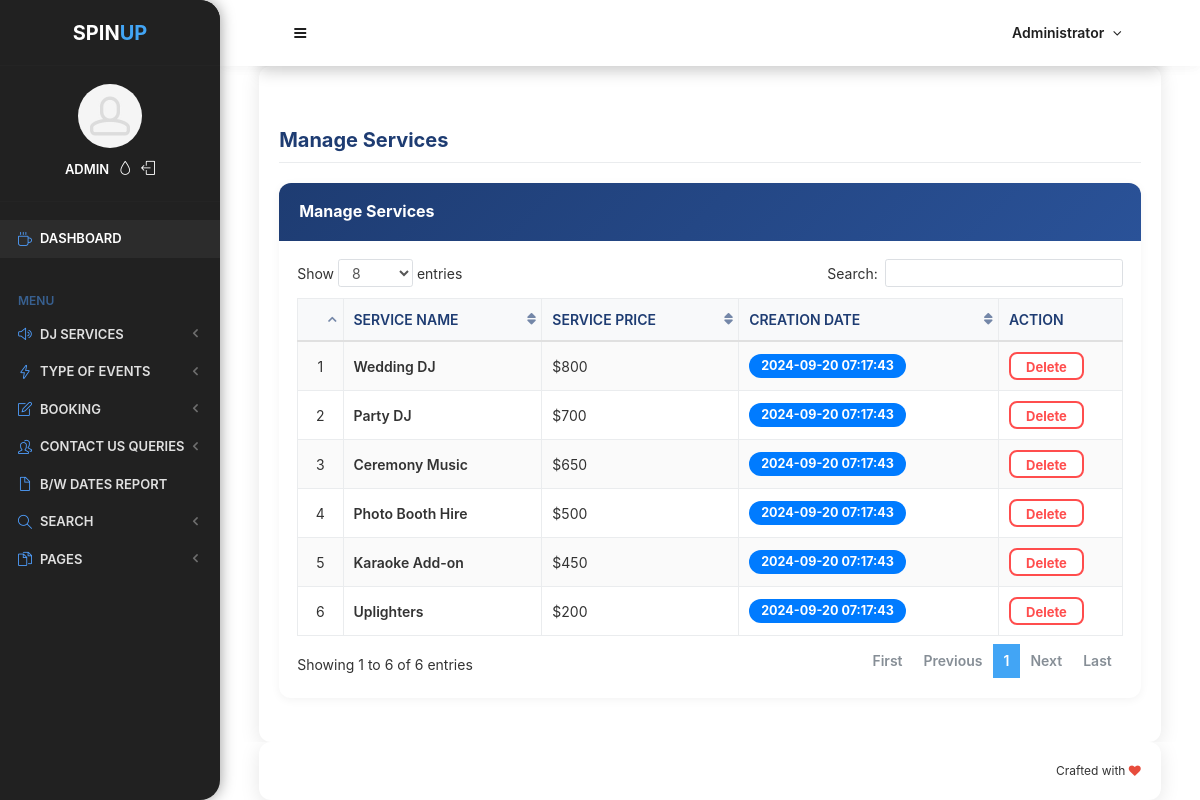
Screenshot of /odms/admin/manage-services.php (signed in) with the database file from the repository.
### tables this page shows
CREATE TABLE `tblservice` (
  `ID` int(10) NOT NULL,
  `ServiceName` varchar(200) DEFAULT NULL,
  `SerDes` varchar(250) NOT NULL,
  `ServicePrice` varchar(200) DEFAULT NULL,
  `CreationDate` timestamp NULL DEFAULT current_timestamp()
);

### odms/admin/manage-services.php (the view, shortened to what this page needs)
<?php
if (strlen($_SESSION['odmsaid'] == 0)) {
    header('location:logout.php');
} else {
?>
    <!doctype html>
    <html lang="en" class="no-focus">
    <head>
        <link rel="stylesheet" href="assets/js/plugins/datatables/dataTables.bootstrap4.min.css">
        <link rel="stylesheet" id="css-main" href="assets/css/codebase.min.css">
    </head>
    <body>
        <div id="page-container" class="sidebar-o sidebar-inverse side-scroll page-header-fixed main-content-narrow">
            <?php include_once('includes/sidebar.php'); ?>
            <?php include_once('includes/header.php'); ?>
            <main id="main-container">
                <div class="content">
                    <h2 class="content-heading">Manage Services</h2>
                    <div class="block">
                        <div class="block-header block-header-default">
                            <h3 class="block-title">Manage Services</h3>
                        </div>
                        <div class="block-content block-content-full">
                            <table class="table table-bordered table-striped table-vcenter js-dataTable-full-pagination">
                                <thead>
                                    <tr>
                                        <th class="text-center"></th>
                                        <th>Service Name</th>
                                        <th class="d-none d-sm-table-cell">Service Price</th>
                                        <th class="d-none d-sm-table-cell">Creation Date</th>
                                        <th class="d-none d-sm-table-cell" style="width: 15%;">Action</th>
                                    </tr>
                                </thead>
                                <tbody>
                                    <?php
                                    $sql = "SELECT * from tblservice";
                                    $query = $dbh->prepare($sql);
                                    $query->execute();
                                    $results = $query->fetchAll(PDO::FETCH_OBJ);
                                    $cnt = 1;
                                    if ($query->rowCount() > 0) {
                                        foreach ($results as $row) { ?>
                                            <tr>
                                                <td class="text-center"><?php echo htmlentities($cnt); ?></td>
                                                <td class="font-w600"><?php echo htmlentities($row->ServiceName); ?></td>
                                                <td class="d-none d-sm-table-cell">$<?php echo htmlentities($row->ServicePrice); ?></td>
                                                <td class="d-none d-sm-table-cell">
                                                    <span class="badge badge-primary"><?php echo htmlentities($row->CreationDate); ?></span>
                                                </td>
                                                <td class="d-none d-sm-table-cell">
                                                    <a href="manage-services.php?delid=<?php echo ($row->ID); ?>" onclick="return confirm('Do you really want to Delete ?');" class="btn btn-danger btn-sm">Delete</a>
                                                </td>
                                            </tr>
                                    <?php $cnt = $cnt + 1;
                                        }
                                    } ?>
                                </tbody>
                            </table>
                        </div>
                    </div>
                </div>
            </main>
            <?php include_once('includes/footer.php'); ?>
        </div>
    </body>
    </html>
<?php } ?>

### odms/admin/includes/header.php (shortened to what this page needs)
<?php
include('includes/dbconnection.php');
if (strlen($_SESSION['odmsaid']) == 0) {
    header('location:logout.php');
} else {
?>
    <header id="page-header">
        <div class="content-header" style="background-color: #1a1f2e; box-shadow: 0 0.5rem 1rem rgba(0,0,0,.15);">
            <div class="content-header-section">
                <button type="button" class="btn btn-circle btn-dual-secondary" data-toggle="layout" data-action="sidebar_toggle">
                </button>
            </div>
            <div class="content-header-section">
                <div class="btn-group" role="group">
                    <?php
                    $aid = $_SESSION['odmsaid'];
                    $sql = "SELECT AdminName from tbladmin where ID=:aid";
                    $query = $dbh->prepare($sql);
                    $query->bindParam(':aid', $aid, PDO::PARAM_STR);
                    $query->execute();
                    $results = $query->fetchAll(PDO::FETCH_OBJ);
                    if ($query->rowCount() > 0) {
                        foreach ($results as $row) {
                    ?>
                            <button type="button" class="btn btn-rounded btn-dual-secondary" id="page-header-user-dropdown" data-toggle="dropdown" aria-haspopup="true" aria-expanded="false" style="color: #e0e0e0; transition: all 0.3s ease;" onmouseover="this.style.transform='scale(1.05)'; this.style.backgroundColor='#252b3b';" onmouseout="this.style.transform='scale(1)'; this.style.backgroundColor='';">
                                <span class="d-none d-sm-inline-block"><?php echo $row->AdminName; ?></span>
                            </button>
                    <?php $cnt = $cnt + 1;
                        }
                    } ?>
                </div>
            </div>
        </div>
    </header>
<?php } ?>
<header id="page-header">
    <div class="content-header">
        <div class="content-header-section">
            <button type="button" class="btn btn-circle btn-dual-secondary" data-toggle="layout" data-action="sidebar_toggle">
                <i class="fa fa-navicon"></i>
            </button>
        </div>
        <div class="content-header-section">
            <div class="btn-group" role="group">
                <?php
                $aid = $_SESSION['odmsaid'];
                $sql = "SELECT AdminName from  tbladmin where ID=:aid";
                $query = $dbh->prepare($sql);
                $query->bindParam(':aid', $aid, PDO::PARAM_STR);
                $query->execute();
                $results = $query->fetchAll(PDO::FETCH_OBJ);
                if ($query->rowCount() > 0) {
                    foreach ($results as $row) {               ?>
                        <button type="button" class="btn btn-rounded btn-dual-secondary" id="page-header-user-dropdown" data-toggle="dropdown" aria-haspopup="true" aria-expanded="false">
                            <?php echo $row->AdminName; ?><i class="fa fa-angle-down ml-5"></i>
                        </button>
                <?php $cnt = $cnt + 1;
                    }
                } ?>
            </div>
        </div>
    </div>
</header>

### odms/admin/manage-services.php (style rules this page uses)
body { background: #ffffff; color: #333; }
#page-container { background: transparent; }
.content { background: #ffffff; border-radius: 12px; padding: 20px; box-shadow: 0 4px 20px rgba(0, 0, 0, 0.1); }
.content-heading { color: #1e3c72; font-weight: bold; margin-bottom: 20px; }
.block { background: #ffffff; border-radius: 12px; overflow: hidden; box-shadow: 0 2px 10px rgba(0, 0, 0, 0.05); }
.block-header { background: linear-gradient(135deg, #1e3c72 0%, #2a5298 100%); border-bottom: none; padding: 15px 20px; }
.block-title { color: #ffffff; font-weight: bold; }
.table { background: #ffffff; border-radius: 8px; margin-bottom: 0; }
.table thead th { background: #f8f9fa; color: #1e3c72; font-weight: 600; border-bottom: 2px solid #e0e0e0; }
.table td { vertical-align: middle; }
.badge { padding: 6px 12px; border-radius: 12px; font-weight: bold; font-size: 0.9rem; }
.badge-primary { background: #007BFF; color: #ffffff; font-weight: bold; }
.btn-danger { background: #ffffff; border: 2px solid #FF4D4D; color: #FF4D4D; border-radius: 8px; padding: 5px 15px; font-weight: bold; transition: all 0.3s ease; }

### rows the page displays
tblservice: ServiceName "Wedding DJ", ServicePrice "800", CreationDate "2024-09-20 07:17:43"
tblservice: ServiceName "Party DJ", ServicePrice "700", CreationDate "2024-09-20 07:17:43"
tblservice: ServiceName "Ceremony Music", ServicePrice "650", CreationDate "2024-09-20 07:17:43"
tblservice: ServiceName "Photo Booth Hire", ServicePrice "500", CreationDate "2024-09-20 07:17:43"
tblservice: ServiceName "Karaoke Add-on", ServicePrice "450", CreationDate "2024-09-20 07:17:43"
tblservice: ServiceName "Uplighters", ServicePrice "200", CreationDate "2024-09-20 07:17:43"

### other values shown
$row->AdminName "Administrator"
